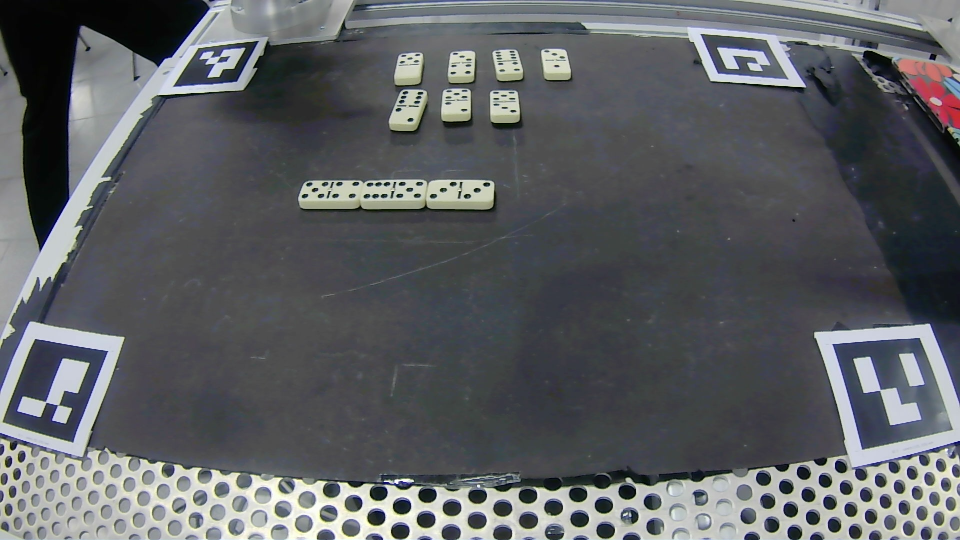
#> input picture assets/scene.png, 1920 x 1080 px, found by its file name (shown at 1/2 size)
$ python suggest_warp_scale.py   (older library calls are emulated)
#> lines starting #> are read from the running program, lines starting #| are printed output that depends on the picture
### src/calibration.py
"""[A] Geometría y calibración (P1): ArUco -> pose de la cámara -> vista cenital y mesa -> robot.

px "originales" = frame de la cámara; px "sin distorsión" = salida de undistort().
H: px sin distorsión -> mm de un plano a cierta altura sobre la mesa.
"""

import warnings

import cv2
import numpy as np

from src import config

_detector = cv2.aruco.ArucoDetector(
    cv2.aruco.getPredefinedDictionary(getattr(cv2.aruco, config.ARUCO_DICT))
)

_K = np.float64(config.CAMERA_MATRIX)
_DIST = np.float64(config.DIST_COEFFS)
# alpha=1: no recorta la imagen
_K_UND, _ = cv2.getOptimalNewCameraMatrix(_K, _DIST, config.CAMERA_RESOLUTION, 1)
_UNDISTORT_MAPS = cv2.initUndistortRectifyMap(
    _K, _DIST, None, _K_UND, config.CAMERA_RESOLUTION, cv2.CV_16SC2
)

# Esquinas de un ArUco respecto a su centro, en el orden de OpenCV
_SQUARE = np.float64([[-1, -1], [1, -1], [1, 1], [-1, 1]]) / 2


class CalibrationError(Exception):
    """Faltan ArUco para calibrar o la imagen no es de la cámara calibrada."""


def _check_resolution(frame: np.ndarray) -> None:
    if (frame.shape[1], frame.shape[0]) != config.CAMERA_RESOLUTION:
        raise CalibrationError(
            f"Frame is {frame.shape[1]}x{frame.shape[0]}, "
            f"calibration is for {config.CAMERA_RESOLUTION[0]}x{config.CAMERA_RESOLUTION[1]}"
        )


def undistort(frame: np.ndarray) -> np.ndarray:
    """Imagen original -> imagen sin distorsión (mismo tamaño, sin recortar)."""
    _check_resolution(frame)
    return cv2.remap(frame, *_UNDISTORT_MAPS, cv2.INTER_LINEAR)


# [4 lines left out: function undistort_points, not called in this run]


def distort_points(pts_px: np.ndarray) -> np.ndarray:
    """(N, 2) px sin distorsión -> (N, 2) px originales."""
    pts = np.float64(pts_px).reshape(-1, 2)
    norm = cv2.undistortPoints(pts.reshape(-1, 1, 2), _K_UND, None).reshape(-1, 2)
    out, _ = cv2.projectPoints(np.c_[norm, np.ones(len(norm))], np.zeros(3), np.zeros(3), _K, _DIST)
    return out.reshape(-1, 2)


def detect_markers(frame: np.ndarray) -> dict[int, np.ndarray]:
    """{id: esquinas (4, 2) en px sin distorsión}."""

    corners, ids, _ = _detector.detectMarkers(undistort(frame))

    if ids is None:
        return {}

    return {
        int(i): c.reshape(4, 2).astype(np.float64)
        for i, c in zip(ids.flatten(), corners)
        if int(i) in config.ARUCO_TABLE_MM
    }


def marker_corners_mm(marker_id: int) -> np.ndarray:
    """(4, 2) esquinas de un ArUco en mm de mesa."""
    return np.float64(config.ARUCO_TABLE_MM[marker_id]) + _SQUARE * config.ARUCO_SIZE_MM


def solve_pose(markers: dict[int, np.ndarray]) -> tuple[np.ndarray, np.ndarray, float]:
    """(rvec, tvec, error RMS en px) a partir de {id: esquinas}."""
    ids = sorted(markers)
    obj = np.vstack([np.c_[marker_corners_mm(i), np.zeros(4)] for i in ids])
    img = np.vstack([markers[i] for i in ids])
    _, rvec, tvec = cv2.solvePnP(obj, img, _K_UND, None, flags=cv2.SOLVEPNP_IPPE)
    proj, _ = cv2.projectPoints(obj, rvec, tvec, _K_UND, None)
    return rvec, tvec, float(np.sqrt(np.mean((proj.reshape(-1, 2) - img) ** 2)))


def estimate_pose(frame: np.ndarray) -> tuple[np.ndarray, np.ndarray]:
    """(rvec, tvec) de la mesa con los ArUco visibles."""

    markers = detect_markers(frame)
    seen = sorted(markers)

    if len(markers) < config.MIN_ARUCO_VISIBLE:
        raise CalibrationError(
            f"Only ArUco {seen} visible, need {config.MIN_ARUCO_VISIBLE} of "
            f"{sorted(config.ARUCO_TABLE_MM)}"
        )

    rvec, tvec, err = solve_pose(markers)
    if err > config.MAX_REPROJECTION_ERROR_PX:
        warnings.warn(
            f"ArUco reprojection error {err:.1f} px "
            f"(max {config.MAX_REPROJECTION_ERROR_PX}): check ARUCO_TABLE_MM, "
            "ARUCO_SIZE_MM and the camera calibration"
        )
    return rvec, tvec


def plane_homography(rvec: np.ndarray, tvec: np.ndarray, height_mm: float) -> np.ndarray:
    """H (3x3): px sin distorsión -> mm (x, y) del plano a height_mm sobre la mesa."""
    R, _ = cv2.Rodrigues(rvec)
    # (x, y, -h) -> px: K · (x·r1 + y·r2 + t - h·r3)
    to_px = _K_UND @ np.c_[R[:, 0], R[:, 1], np.ravel(tvec) - height_mm * R[:, 2]]
    H = np.linalg.inv(to_px)
    return H / H[2, 2]


def compute_homography(frame: np.ndarray, height_mm: float = config.RECTIFY_HEIGHT_MM) -> np.ndarray:
    """H (3x3): px sin distorsión -> mm del plano a height_mm sobre la mesa."""
    return plane_homography(*estimate_pose(frame), height_mm)


# [33 lines left out: functions rectify, zones_px, px_to_table_mm_many, not called in this run]


def table_mm_to_px_many(pts_mm: np.ndarray, H: np.ndarray) -> np.ndarray:
    """(N, 2) mm en el plano de H -> (N, 2) px de la imagen original."""
    pts = np.float64(pts_mm).reshape(-1, 1, 2)
    return distort_points(cv2.perspectiveTransform(pts, np.linalg.inv(H)))


# [44 lines left out: functions px_to_table_mm, table_mm_to_px, _fit_table_to_robot, table_to_robot, table_angle_to_robot_deg, not called in this run]

### scripts/suggest_warp_scale.py
"""Recomienda WARP_PX_PER_MM: la resolución que tiene la cámara en las zonas de juego y pool.

Uso: python -m scripts.suggest_warp_scale [imagen]  (por defecto assets/scene.png)
"""

import sys

import cv2
import numpy as np

from src import calibration, config

path = sys.argv[1] if len(sys.argv) > 1 else "assets/scene.png"
img = cv2.imread(path)
#> img is the input picture: shape (1080, 1920, 3); mean B, G, R 98.5, 95.1, 92.5
if img is None:
    sys.exit(f"Could not read {path}")

H = calibration.compute_homography(img)
#> in undistort, `return cv2.remap(frame, *_UNDISTORT_MAPS, cv2.INTER_LINEAR)`:
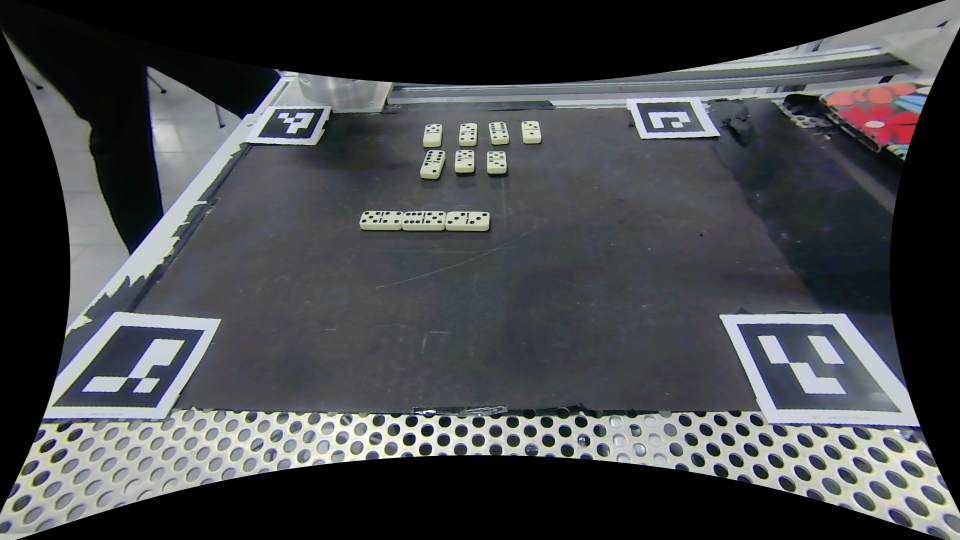
#> returned value: shape (1080, 1920, 3) (shown at 1/2 size); mean of channels 0, 1, 2 73.2, 70.6, 69; drawn as B, G, R
#> in detect_markers, `corners, ids, _ = _detector.detectMarkers(undistort(frame))`: corners = ([[1473, 648], [1665, 649], [1806, 824], [1553, 818]], [[241, 652], [409, 660], [311, 815], [102, 813]], [[1272, 207], [1379, 204], [1410, 262], [1294, 265]], [[551, 218], [648, 217], [619, 276], [514, 273]]); ids = [3, 2, 1, 0]
#> in estimate_pose, `markers = detect_markers(frame)`: markers = {2: [[241, 652], [409, 660], [311, 815], [102, 813]], 1: [[1272, 207], [1379, 204], [1410, 262], [1294, 265]], 0: [[551, 218], [648, 217], [619, 276], [514, 273]]}
#> in estimate_pose, `seen = sorted(markers)`: seen = [0, 1, 2]
#> in solve_pose, `obj = np.vstack([np.c_[marker_corners_mm(i), np.zeros(4)] for i in ids])`: obj = [[0, 0, 0], [80, 0, 0], [80, 80, 0], [0, 80, 0], [575.6, 0, 0], [655.6, 0, 0], [655.6, 80, 0], [575.6, 80, 0], [24.8, 384.4, 0], [104.8, 384.4, 0], [104.8, 464.4, 0], [24.8, 464.4, 0]]
#> in solve_pose, `img = np.vstack([markers[i] for i in ids])`: img = [[551, 218], [648, 217], [619, 276], [514, 273], [1272, 207], [1379, 204], [1410, 262], [1294, 265], [241, 652], [409, 660], [311, 815], [102, 813]]
#> in solve_pose, `_, rvec, tvec = cv2.solvePnP(obj, img, _K_UND, None, flags=cv2.SOLVEPN..`: rvec = [-0.662, 0.108, 0.0589]; tvec = [-340.6, -256.9, 593.4]
#> in solve_pose, `proj, _ = cv2.projectPoints(obj, rvec, tvec, _K_UND, None)`: proj = [[549.2, 230], [640, 226.9], [601.2, 282.7], [503, 285.1], [1275.5, 205.5], [1391.7, 201.6], [1425.9, 262.8], [1297.1, 265.9], [255.5, 633.2], [400.4, 639.1], [291.4, 807], [126.8, 795]]
#> in estimate_pose, `rvec, tvec, err = solve_pose(markers)`: rvec = [-0.662, 0.108, 0.0589]; tvec = [-340.6, -256.9, 593.4]; err = 12.66
#> in plane_homography, `R, _ = cv2.Rodrigues(rvec)`: R = [[0.993, -0.089, 0.0812], [0.0202, 0.787, 0.616], [-0.119, -0.61, 0.783]]
#> in plane_homography, `to_px = _K_UND @ np.c_[R[:, 0], R[:, 1], np.ravel(tvec) - height_mm * ..`: to_px = [[597.4, -649.8, 318606], [-49.67, 234.5, 128702.2], [-0.119, -0.61, 586.4]]
#> in plane_homography, `H = np.linalg.inv(to_px)`: H = [[0.00156, 0.00135, -1.14], [9.99e-05, 0.0028, -0.669], [4.2e-07, 3.19e-06, 0.000778]]
#> H = [[2, 1.73, -1468.8], [0.128, 3.6, -860], [0.000539, 0.0041, 1]]


def px_per_mm(zone):
    """px de la imagen original por mm de mesa en el centro de la zona."""
    x0, y0, x1, y1 = zone
    cx, cy = (x0 + x1) / 2, (y0 + y1) / 2
    pts = calibration.table_mm_to_px_many([(cx, cy), (cx + 10, cy), (cx, cy + 10)], H)
    return min(np.linalg.norm(pts[1] - pts[0]), np.linalg.norm(pts[2] - pts[0])) / 10


scales = {name: px_per_mm(z) for name, z in (("game", config.GAME_ZONE_MM), ("pool", config.POOL_ZONE_MM))}
#> in distort_points, `pts = np.float64(pts_px).reshape(-1, 2)`: pts = [[899.6, 455.9], [918.1, 456], [897, 469.5]]
#> in distort_points, `norm = cv2.undistortPoints(pts.reshape(-1, 1, 2), _K_UND, None).reshap..`: norm = [[-0.085, -0.118], [-0.0593, -0.117], [-0.0887, -0.0986]]
#> in distort_points, `out, _ = cv2.projectPoints(np.c_[norm, np.ones(len(norm))], np.zeros(3..`: out = [[866.1, 410.1], [894.5, 410.2], [861.9, 431]]
#> scales = {'game': 2.13, 'pool': 1.26}
for name, s in scales.items():
    print(f"{name}: {s:.2f} px/mm")
#> this loop made 2 passes
#> (name, s) on passes 1 to 2: ('game', 2.13), ('pool', 1.26)
#| game: 2.13 px/mm
#| pool: 1.26 px/mm

print(f"\nCurrent:     WARP_PX_PER_MM = {config.WARP_PX_PER_MM}")
print(f"Recommended: WARP_PX_PER_MM = {max(scales.values()):.2f}  (no detail lost in any zone)")
#| Recommended: WARP_PX_PER_MM = 2.13  (no detail lost in any zone)
